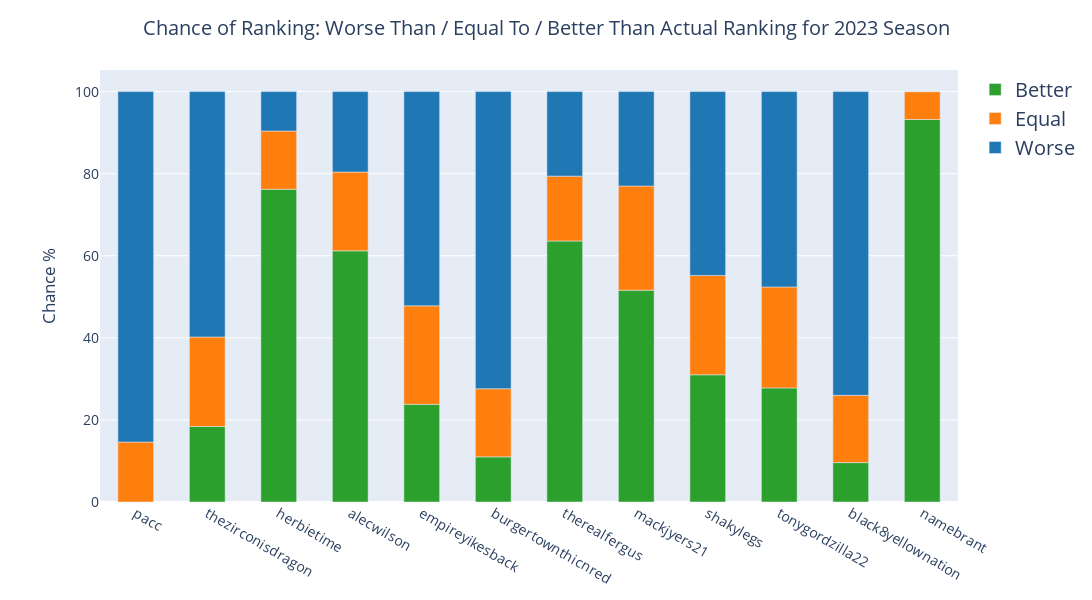

Notebook cell for this chart:
### Code cell
# Plots the season probabilities as a stacked bar chart
season_probs_melt = pd.melt(season_probs, id_vars=['username', "Playoff"], var_name=' ', value_name='Chance %')
fig = px.bar(
        season_probs_melt, 
        x='username', 
        y='Chance %', 
        color = ' ', 
        title = f'Chance of Ranking: Worse Than / Equal To / Better Than Actual Ranking for {YEAR} Season',
        color_discrete_sequence = px.colors.qualitative.D3[:3][::-1],
        )

fig.update_layout(width=1200,
                  height=600,
                  xaxis_title = None,
                  title_x = 0.5,
                  font=dict(size=14),
                  margin=dict(t=70, b=75, l=100, r=50),
                  bargap=0.5,
                  legend = dict(title = None,
                                font = dict(size=20))
                 )

### Figure 1 — Plotly figure (JSON) as saved in the notebook; plotly's stock layout.template omitted (floating-point values rounded to 4 significant figures)
{"data": [{"alignmentgroup": "True", "hovertemplate": " =Better<br>username=%{x}<br>Chance %=%{y}<extra></extra>", "legendgroup": "Better", "marker": {"color": "#2CA02C", "pattern": {"shape": ""}}, "name": "Better", "offsetgroup": "Better", "orientation": "v", "showlegend": true, "textposition": "auto", "type": "bar", "x": ["pacc", "thezirconisdragon", "herbietime", "alecwilson", "empireyikesback", "burgertownthicnred", "therealfergus", "mackjyers21", "shakylegs", "tonygordzilla22", "black8yellownation", "namebrant"], "xaxis": "x", "y": [0, 18.4, 76.2, 61.2, 23.8, 11, 63.6, 51.6, 31, 27.8, 9.6, 93.2], "yaxis": "y"}, {"alignmentgroup": "True", "hovertemplate": " =Equal<br>username=%{x}<br>Chance %=%{y}<extra></extra>", "legendgroup": "Equal", "marker": {"color": "#FF7F0E", "pattern": {"shape": ""}}, "name": "Equal", "offsetgroup": "Equal", "orientation": "v", "showlegend": true, "textposition": "auto", "type": "bar", "x": ["pacc", "thezirconisdragon", "herbietime", "alecwilson", "empireyikesback", "burgertownthicnred", "therealfergus", "mackjyers21", "shakylegs", "tonygordzilla22", "black8yellownation", "namebrant"], "xaxis": "x", "y": [14.6, 21.8, 14.2, 19.2, 24, 16.6, 15.8, 25.4, 24.2, 24.6, 16.4, 6.8], "yaxis": "y"}, {"alignmentgroup": "True", "hovertemplate": " =Worse<br>username=%{x}<br>Chance %=%{y}<extra></extra>", "legendgroup": "Worse", "marker": {"color": "#1F77B4", "pattern": {"shape": ""}}, "name": "Worse", "offsetgroup": "Worse", "orientation": "v", "showlegend": true, "textposition": "auto", "type": "bar", "x": ["pacc", "thezirconisdragon", "herbietime", "alecwilson", "empireyikesback", "burgertownthicnred", "therealfergus", "mackjyers21", "shakylegs", "tonygordzilla22", "black8yellownation", "namebrant"], "xaxis": "x", "y": [85.4, 59.8, 9.6, 19.6, 52.2, 72.4, 20.6, 23, 44.8, 47.6, 74, 0], "yaxis": "y"}], "layout": {"bargap": 0.5, "barmode": "relative", "font": {"size": 14}, "height": 600, "legend": {"font": {"size": 20}, "title": {}, "tracegroupgap": 0}, "margin": {"b": 75, "l": 100, "r": 50, "t": 70}, "title": {"text": "Chance of Ranking: Worse Than / Equal To / Better Than Actual Ranking for 2023 Season", "x": 0.5}, "width": 1200, "xaxis": {"anchor": "y", "domain": [0, 1], "title": {}}, "yaxis": {"anchor": "x", "domain": [0, 1], "title": {"text": "Chance %"}}}}
